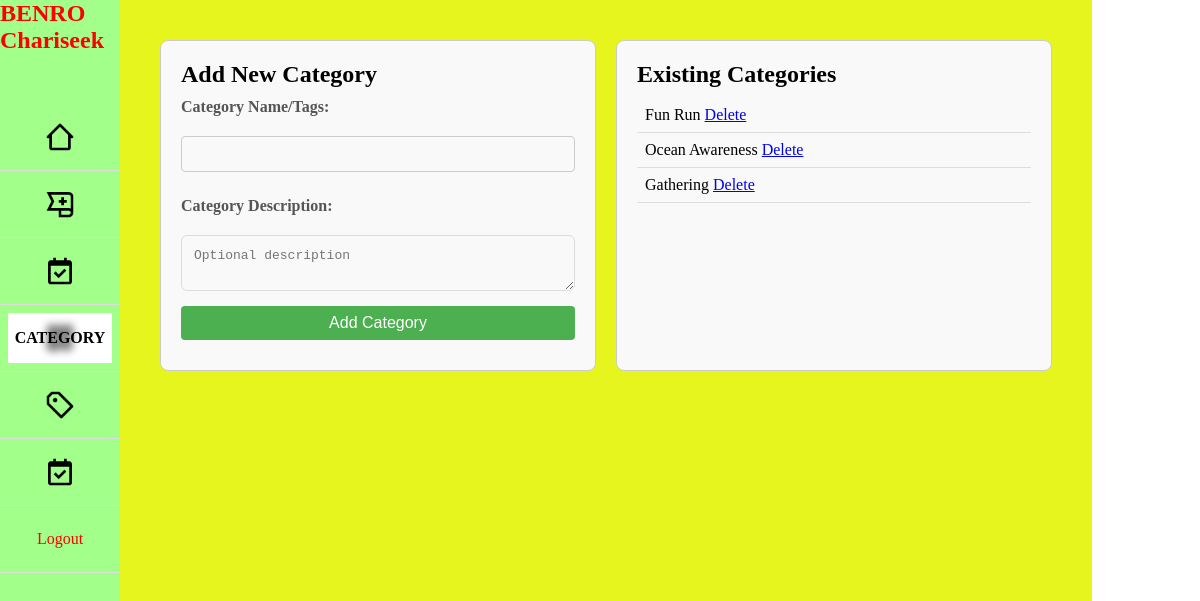
Page /index.php?page=category (signed in) on the committed database.
### tables this page shows
CREATE TABLE `category` (
  `category_id` int(11) NOT NULL,
  `category_name` varchar(255) NOT NULL,
  `category_desc` varchar(255) DEFAULT NULL
);

### class/categoryclass.php (called while the page is built, shortened)
<?php
class Category {
    private $DB_SERVER = 'localhost';
    private $DB_USERNAME = 'root';
    private $DB_PASSWORD = '';
    private $DB_DATABASE = 'delossantosd262_chariseek';
    private $conn;
    public function __construct() {
        try {
            $this->conn = new PDO("mysql:host=" . $this->DB_SERVER . ";dbname=" . $this->DB_DATABASE, $this->DB_USERNAME, $this->DB_PASSWORD);
            $this->conn->setAttribute(PDO::ATTR_ERRMODE, PDO::ERRMODE_EXCEPTION);
        } catch (PDOException $e) {
            die("Connection failed: " . $e->getMessage());
        }
    }
    public function get_categories() {
        $stmt = $this->conn->prepare("SELECT * FROM Category");
        $stmt->execute();
        return $stmt->fetchAll(PDO::FETCH_ASSOC);
    }
}
?>

### navbar/category.php (the view, shortened to what this page needs)
<?php
include 'config.php';
include 'class/categoryclass.php';
$category = new Category();
$categories = $category->get_categories();
?>
<div class="category-container">
    <div class="category-form">
        <h2>Add New Category</h2>
        <form method="POST" action="processes/process.category.php?action=newcat">
            <label for="category_name">Category Name/Tags:</label>
            <input type="text" id="category_name" name="category_name" required>
            <label for="category_desc">Category Description:</label>
            <textarea id="category_desc" name="category_desc" placeholder="Optional description"></textarea>
            <button type="submit">Add Category</button>
        </form>
    </div>
    <div class="category-list">
        <h2>Existing Categories</h2>
        <ul>
            <?php if (!empty($categories)): ?>
                <?php foreach ($categories as $cat): ?>
                    <li>
                        <?php echo htmlspecialchars($cat['category_name']); ?>
                        <a href="processes/delcategory.php?category_id=<?php echo $cat['category_id']; ?>" onclick="return confirm('Are you sure you want to delete this category?');">
                            Delete
                        </a>
                    </li>
                <?php endforeach; ?>
            <?php else: ?>
                <li>No categories found.</li>
            <?php endif; ?>
        </ul>
    </div>
</div>

### style.css (style rules this page uses)
* { margin: 0; padding: 0; box-sizing: border-box; }
form { display: flex; flex-direction: column; gap: 15px; }
label { font-weight: bold; color: #555; margin-bottom: 5px; }
input, textarea, select { padding: 12px; font-size: 1em; border: 1px solid #ddd; border-radius: 6px; background-color: #f9f9f9; transition: border-color 0.3s ease; }
.category-group, .form-group, button { margin-bottom: 20px; }
button { padding: 12px 20px; font-size: 1em; color: white; background-color: #28a745; border: none; border-radius: 6px; cursor: pointer; transition: background-color 0.3s ease; }
body { background: #ffffff; padding-left: 10%; }
h2 { font-size: 1.5em; margin-bottom: 10px; }
label { font-weight: bold; display: block; margin-bottom: 5px; }
input[type="text"], button { width: 100%; padding: 8px; margin-bottom: 10px; border-radius: 4px; }
input[type="text"] { border: 1px solid #ccc; }
button { background-color: #4CAF50; color: white; border: none; cursor: pointer; }
ul { list-style-type: none; padding: 0; }
li { padding: 8px; border-bottom: 1px solid #ddd; }
.category-container { display: flex; gap: 20px; padding: 20px; }
.category-form, .category-list { flex: 1; padding: 20px; border: 1px solid #ccc; border-radius: 8px; background-color: #f9f9f9; }

### rows in the picture
category: category_name "Fun Run"
category: category_name "Ocean Awareness"
category: category_name "Gathering"
